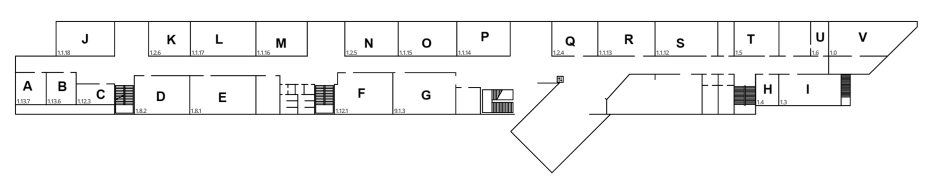
#> input picture og_described.png, 1868 x 373 px (shown at 1/2 size)
$ python scanImage.py
#> lines starting #> are read from the running program, lines starting #| are printed output that depends on the picture; after the words box and inside, x2 and y2 are one past the last pixel; in counts of white or black regions, pixels touching at a corner belong together
from PIL import Image
import cv2
import pytesseract
import pandas as pd
import re

# Bild laden
image_path = "og_described.png"
image = cv2.imread(image_path)
#> image is the input picture: shape (373, 1868, 3); mean B, G, R 244.9, 244.9, 244.9

if image is None:
    print("Fehler: Bild konnte nicht geladen werden!")
    exit()

# Bildgröße erhöhen (Faktor 2 für bessere Erkennung)
scale_factor = 2
image = cv2.resize(image, (image.shape[1] * scale_factor, image.shape[0] * scale_factor), interpolation=cv2.INTER_CUBIC)
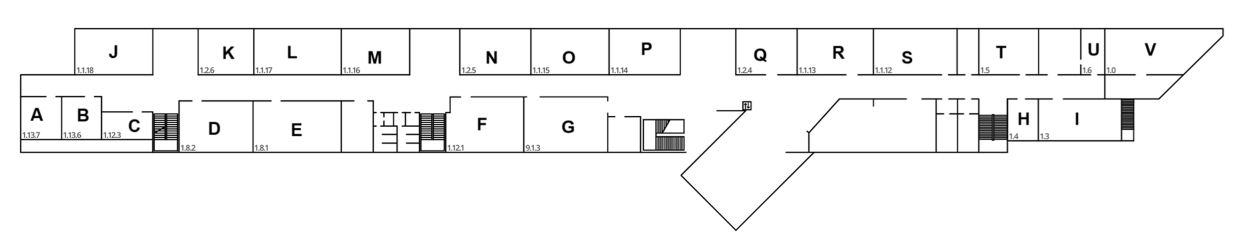
#> image: shape (746, 3736, 3) (shown at 1/3 size); mean B, G, R 244.7, 244.7, 244.7

# In Graustufen umwandeln
gray = cv2.cvtColor(image, cv2.COLOR_BGR2GRAY)

# Kontrast verbessern mit Adaptive Thresholding
gray = cv2.adaptiveThreshold(gray, 255, cv2.ADAPTIVE_THRESH_GAUSSIAN_C, cv2.THRESH_BINARY, 11, 2)
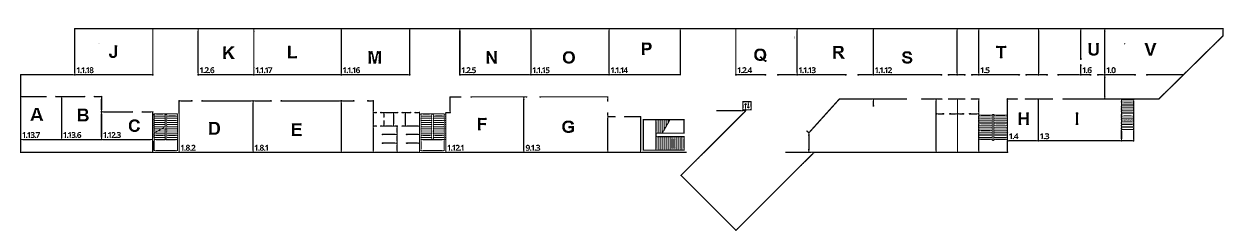
#> gray: shape (746, 3736) (shown at 1/3 size); 95.9% white; 122 black regions (27 under 20 px), largest, box (x1, y1, x2, y2) and area: (60, 84, 3671, 693) 87067, (1928, 357, 2054, 452) 4566, (1105, 153, 1143, 191) 916

# OCR mit optimierter Konfiguration
custom_config = r'--oem 3 --psm 6'  # psm 6 = einzelne Wörter, psm 11 = Sparse Text
#> (the run stopped early here; a loop or call above may not have finished)

$ run again, with image.png copied over og_described.png
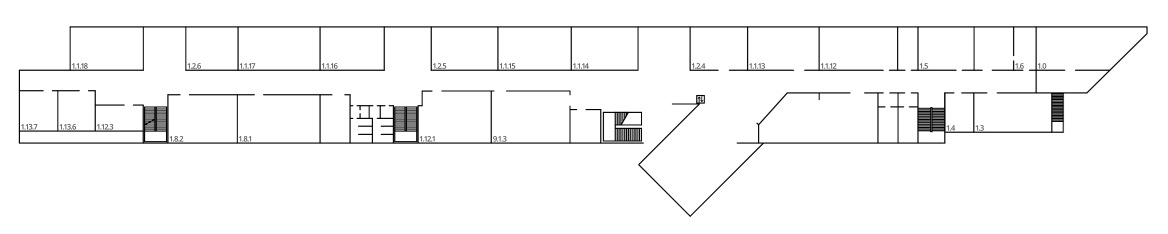
#> input picture image.png, 2336 x 467 px (shown at 1/2 size)
#> image is the input picture: shape (467, 2336, 3); mean B, G, R 246.3, 246.3, 246.3
#> `image = cv2.resize(image, (image.shape[1] * scale_factor, image.shape[..`:
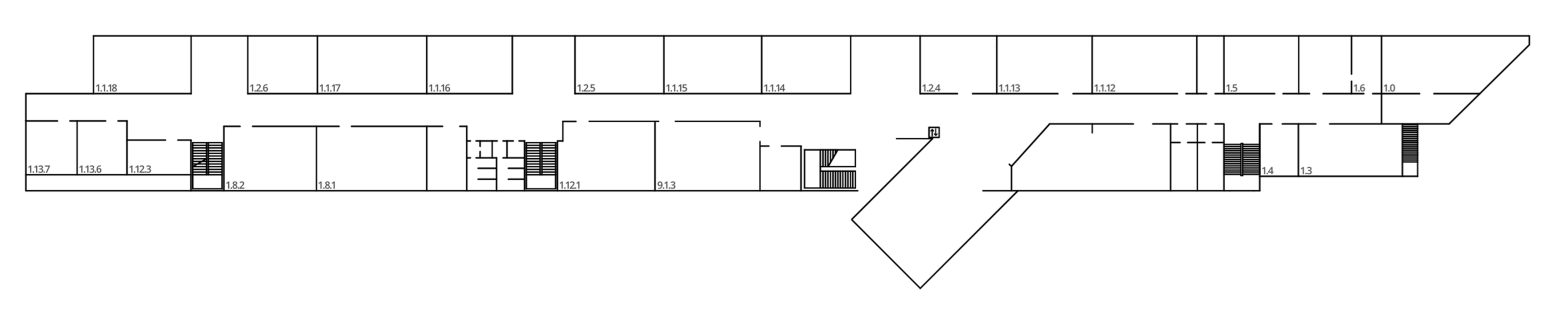
#> image: shape (934, 4672, 3) (shown at 1/3 size); mean B, G, R 246.3, 246.3, 246.3
#> `gray = cv2.adaptiveThreshold(gray, 255, cv2.ADAPTIVE_THRESH_GAUSSIAN_C..`:
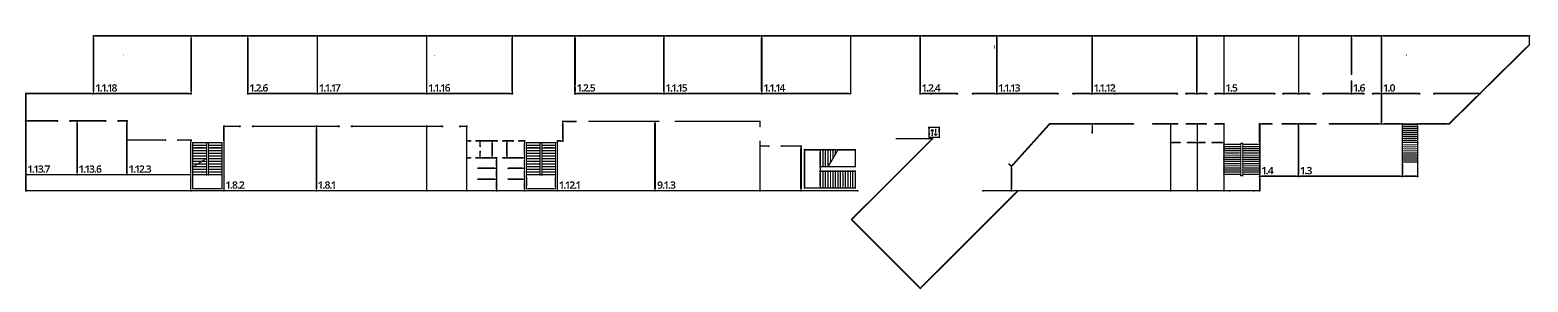
#> gray: shape (934, 4672) (shown at 1/3 size); 96.5% white; 110 black regions (10 under 20 px), largest, box (x1, y1, x2, y2) and area: (74, 105, 4591, 868) 125893, (2410, 446, 2568, 566) 6989, (576, 426, 668, 568) 6215

$ run again, with kaindorfMap.png copied over og_described.png
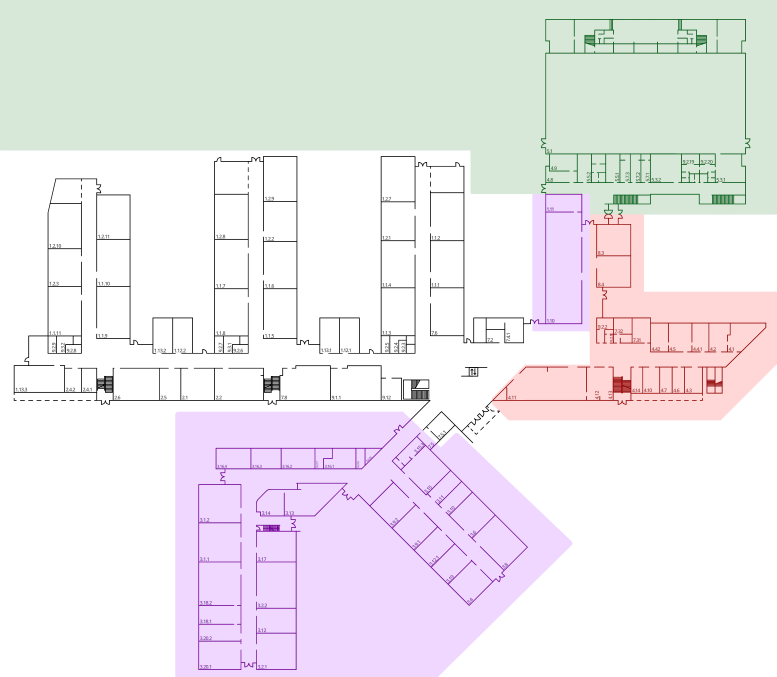
#> input picture kaindorfMap.png, 2331 x 2029 px (shown at 1/3 size)
#> image is the input picture: shape (2029, 2331, 3); mean B, G, R 238, 234.3, 237.4
#> image: shape (4058, 4662, 3)
#> `gray = cv2.cvtColor(image, cv2.COLOR_BGR2GRAY)`:
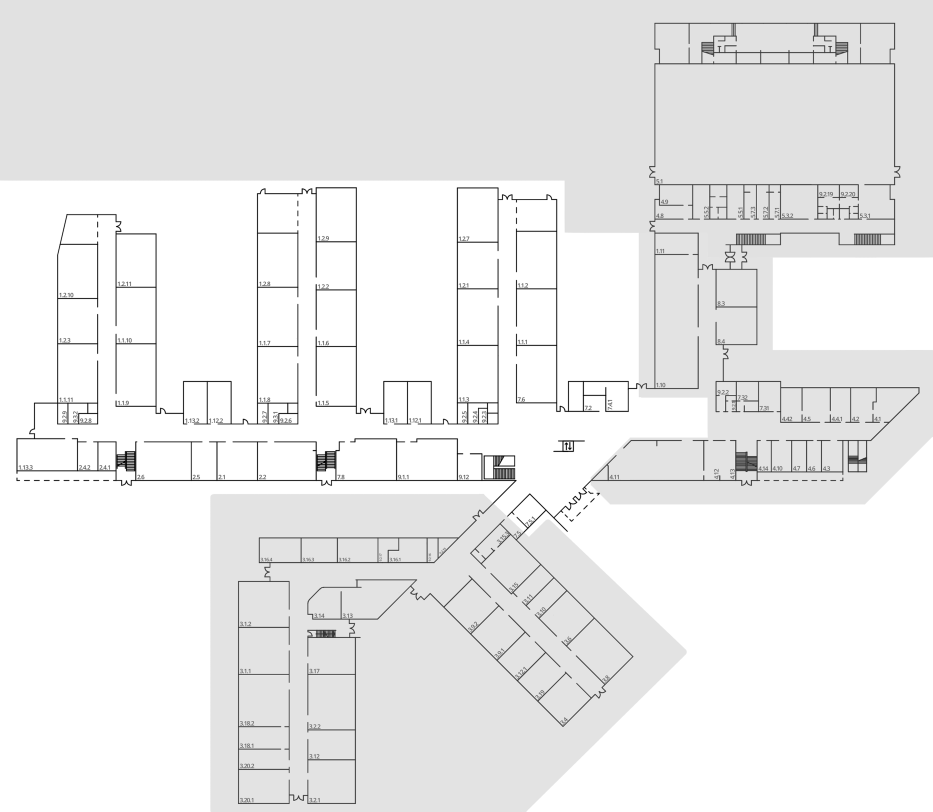
#> gray: shape (4058, 4662) (shown at 1/5 size); min 0, max 255, mean 235.9
